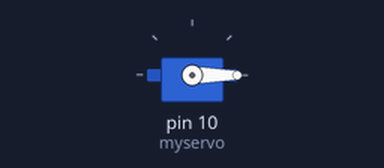
A sketch run on a simulated Arduino Uno, built with avr-gcc and run on an emulated ATmega328P. Parts: servo.

Above: at 0.1 s.
At 1.1 s:
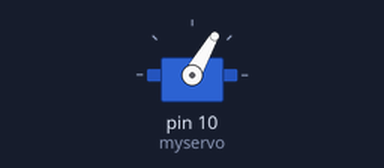
At 2.1 s:
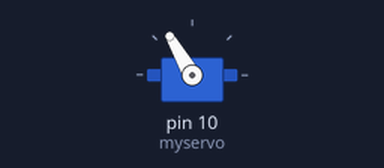
Timing chart, 0 to 3.6 s (numbered marks = the images above):
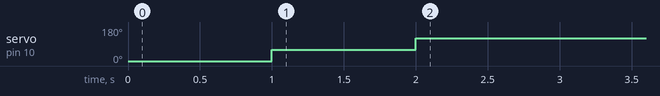

The sketch:

Servo.ino
```cpp
#include <Servo.h>
Servo myservo;

void setup() {
  myservo.attach(10);
  myservo.write(0);
  delay(1000);
  myservo.write(60);
  delay(1000);
  myservo.write(120);
  delay(1000);
}
void loop() {
}
```
